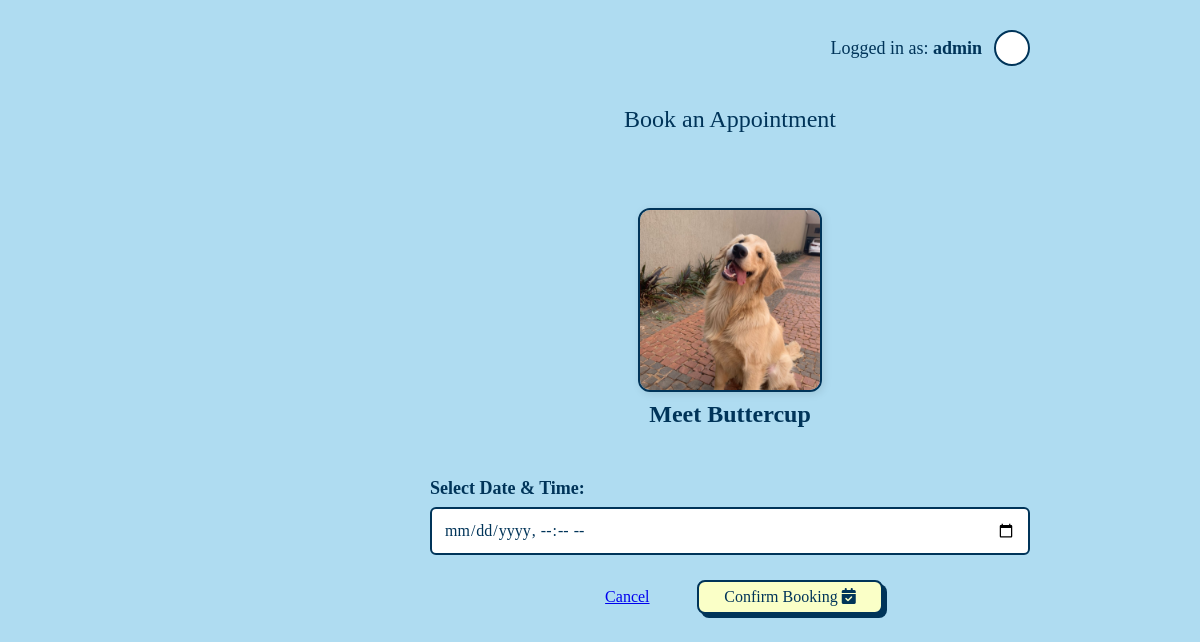
The app's page /appointment.php?animal_id=1 (signed in) with its own data.
### tables this page shows
CREATE TABLE `adoptableanimals` (
  `animal_id` int(11) NOT NULL,
  `name` varchar(100) NOT NULL,
  `species` varchar(255) NOT NULL,
  `desc` text NOT NULL,
  `img` varchar(255) NOT NULL,
  `vet_id` int(11) UNSIGNED DEFAULT NULL
);

### appointment.php (the view, shortened to what this page needs)
<?php
$host     = 'localhost';
$dbName   = 'pet_database';
$username = 'root';
$password = '';
try {
    $pdo = new PDO("mysql:host=$host;dbname=$dbName;charset=utf8mb4", $username, $password, [
        PDO::ATTR_ERRMODE            => PDO::ERRMODE_EXCEPTION,
        PDO::ATTR_DEFAULT_FETCH_MODE => PDO::FETCH_ASSOC,
    ]);
} catch (PDOException $e) {
    die("Database connection failed: " . $e->getMessage());
}
$animal_id = isset($_GET['animal_id']) ? intval($_GET['animal_id']) : 0;
$stmt = $pdo->prepare("SELECT * FROM adoptableanimals WHERE animal_id = :id");
$stmt->execute(['id' => $animal_id]);
$pet = $stmt->fetch();
?>
<!DOCTYPE html>
<html lang="en">
<head>
    <link rel="stylesheet" href="https://cdnjs.cloudflare.com/ajax/libs/font-awesome/6.5.1/css/all.min.css">
    <link rel="stylesheet" href="styleadmin.css">
</head>
<body>
    <div class="dashboard-screen-wrapper">
        <div class="dashboard-box" style="max-width: 600px; padding-left: 430px;">
            <header class="dashboard-header">
                <div class="admin-profile-badge">
                    <span>Logged in as: <strong><?php echo htmlspecialchars($_SESSION['username']); ?></strong></span>
                    <div class="admin-avatar-circle"></div>
                </div>
            </header>
            <main>
                <h1 class="dashboard-title" style="text-align: center;">Book an Appointment</h1>
                <div class="table-card" style="padding: 25px; align-items: center; text-align: center; gap: 15px;">
                    <img src="<?php echo htmlspecialchars($pet['img']); ?>"
                         alt="<?php echo htmlspecialchars($pet['name']); ?>"
                         style="width: 180px; height: 180px; object-fit: cover; border: 2px solid #003459; border-radius: 12px; box-shadow: 2px 2px 8px rgba(0,0,0,0.1);">
                    <h2 style="margin: 5px 0 0 0; font-family: 'Georgia', serif; color: #003459;">
                        Meet <?php echo htmlspecialchars($pet['name']); ?>
                    </h2>
                </div>
                <form action="appointment.php?animal_id=<?php echo $animal_id; ?>" method="POST" style="margin-top: 25px;">
                    <div style="margin-bottom: 25px; display: flex; flex-direction: column; gap: 8px;">
                        <label for="appointment_date" style="font-family: 'Georgia', serif; font-size: 18px; color: #003459; font-weight: bold;">
                            Select Date & Time:
                        </label>
                        <input type="datetime-local" id="appointment_date" name="appointment_date" required
                               style="font-family: 'Georgia', serif; font-size: 16px; padding: 12px; border: 2px solid #003459; border-radius: 6px; color: #003459; background-color: #ffffff; box-sizing: border-box; width: 100%;">
                    </div>
                    <div style="display: flex; gap: 20px; justify-content: center; align-items: center; margin-top: 10px;">
                        <a href="index.php" class="btn-back" style="text-align: center; min-width: 100px; line-height: 24px;">Cancel</a>
                        <button type="submit" class="menu-card" style="border-radius: 8px; font-size: 16px; padding: 6px 25px; min-width: 150px; margin-bottom: 0;">
                            Confirm Booking <i class="fa-solid fa-calendar-check"></i>
                        </button>
                    </div>
                </form>
            </main>
        </div>
    </div>
</body>
</html>

### styleadmin.css (style rules this page uses)
body { background: #afdcf1; font-family: "Georgia", serif; color: #003459; margin: 0; padding: 0; min-height: 100vh; display: flex; flex-direction: column; }
.dashboard-header { display: flex; justify-content: flex-end; align-items: center; padding-top: 30px; padding-bottom: 20px; text-decoration: none; }
.admin-profile-badge { display: flex; align-items: center; gap: 12px; text-decoration: none; color: #003459; }
.admin-profile-badge span { font-family: "Georgia", serif; font-size: 18px; font-weight: normal; text-decoration: none; }
.admin-avatar-circle { width: 32px; height: 32px; background-color: #ffffff; border: 2px solid #003459; border-radius: 50%; transition: background-color 0.2s ease; }
.dashboard-title { font-family: "Georgia", serif; font-size: 24px; font-weight: normal; margin-top: 20px; margin-bottom: 50px; color: #003459; }
.menu-card { background-color: #faffc7; border: 2px solid #003459; border-radius: 4px; padding: 15px 35px; min-width: 140px; text-align: center; text-decoration: none; color: #003459; font-family: "Georgia", serif; font-size: 18px; box-shadow: 4px 4px 0px #003459; transition: transform 0.1s ease, box-shadow 0.1s ease, background-color 0.2s ease; cursor: pointer; }

### records on screen
adoptableanimals: img (picture), name "Buttercup"

### other values on screen
$_SESSION['username'] "admin"
